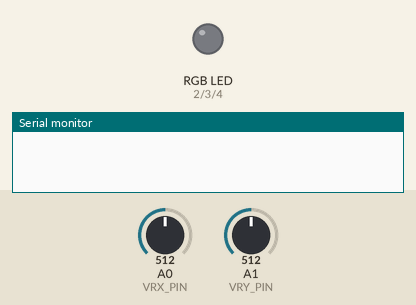
This sketch was run on a simulated Arduino Uno, built with avr-gcc and run on an emulated ATmega328P. On the bench: an RGB LED mixed from three pins (HIGH = lit), the last lines printed to the serial monitor. The inputs (shaded band) are chosen by the test bench; at power-on: A1 (VRY_PIN) = 512, A0 (VRX_PIN) = 512.

Above: at 1.2 s.
1.3 s: A1 (VRY_PIN) set to 108
2.8 s: A1 (VRY_PIN) set to 92
At 3.6 s:
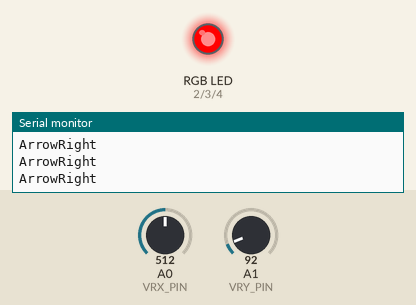
4.3 s: A1 (VRY_PIN) set to 940
5.8 s: A1 (VRY_PIN) set to 963
At 7.0 s:
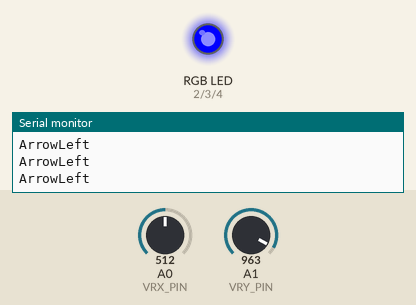
7.3 s: A0 (VRX_PIN) set to 106
8.8 s: A0 (VRX_PIN) set to 92
Timing chart, 0 to 11.5 s (numbered marks = the images above; inputs shaded):
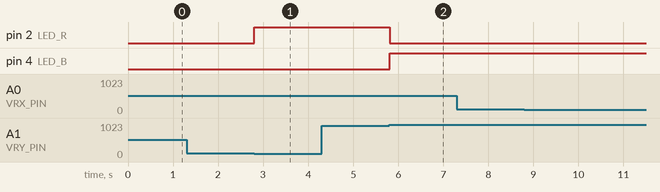

Measured:
- the behaviour switches between 100 and 99 on A1 (VRY_PIN) (found by bisection; images 0 and 1)
- the behaviour switches between 950 and 951 on A1 (VRY_PIN) (found by bisection; images 1 and 2)
- after the input at 1.3 s, every drawn part: stays the same
- after the input at 2.8 s, pin 2 (LED_R): LOW → HIGH at once
- after the input at 4.3 s, every drawn part: stays the same
- after the input at 5.8 s, pin 2 (LED_R): HIGH → LOW at once; pin 4 (LED_B): LOW → HIGH at once

The sketch:

serial-joystick.ino
```cpp
// Sends Joystick values through COM port (USB)
// Joystick used: generic "DIYables Joystick for Arduino"
// RGB LED is just for joystic feedback

#define LED_ON HIGH
#define LED_OFF LOW

// Arduino digital pins for RGB LED:
const int LED_R = 2;
const int LED_G = 3;
const int LED_B = 4;

// Arduino Analog pins for Joystic:
#define VRX_PIN A0 // Joystick X => Arduino Analog pin 0
#define VRY_PIN A1 // Joystick Y => Arduino Analog pin 1

int xValue = 0;
int yValue = 0;

void setup()
{
  Serial.begin(9600);
  // All LEDs in output mode
  pinMode(LED_R, OUTPUT);
  pinMode(LED_G, OUTPUT);
  pinMode(LED_B, OUTPUT);
}

void loop()
{

  // Read analog X and Y analog values
  xValue = analogRead(VRX_PIN);
  yValue = analogRead(VRY_PIN);

  // Warning:
  // X axis moves UP/DOWN
  // Y axis moves LEFT/RIGHT
  // This is just for comfort when using the joystick

  // Move DOWN
  if (xValue > 950)
  {
    digitalWrite(LED_R, LED_OFF);
    digitalWrite(LED_G, LED_ON);
    digitalWrite(LED_B, LED_OFF);
    Serial.println("ArrowDown");
  }

  // Move UP
  if (xValue < 100)
  {
    digitalWrite(LED_G, LED_OFF);
    digitalWrite(LED_R, LED_OFF);
    digitalWrite(LED_B, LED_OFF);
    Serial.println("ArrowUp");
  }

  // Move LEFT
  if (yValue > 950)
  {
    digitalWrite(LED_R, LED_OFF);
    digitalWrite(LED_G, LED_OFF);
    digitalWrite(LED_B, LED_ON);
    Serial.println("ArrowLeft");
  }

  // Move RIGHT
  if (yValue < 100)
  {
    digitalWrite(LED_R, LED_ON);
    digitalWrite(LED_G, LED_OFF);
    digitalWrite(LED_B, LED_OFF);
    Serial.println("ArrowRight");
  }

  // Wait 200 ms between readings
  delay(200);
}
```
